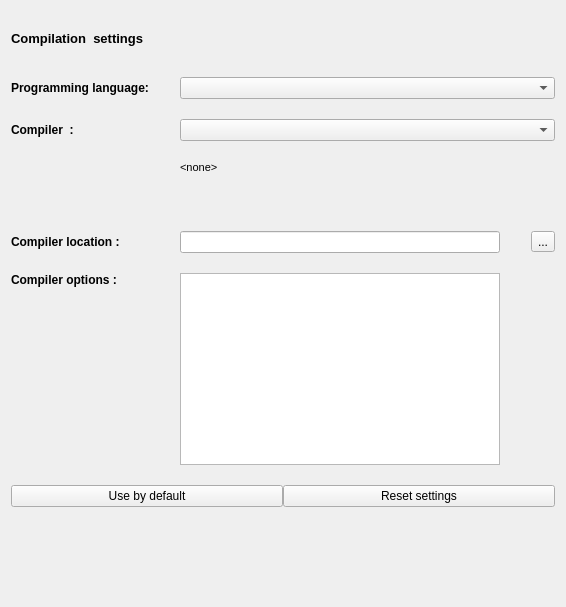
     <widget class="QWidget" name="tab">
      <attribute name="title">
       <string>Compiler</string>
      </attribute>
      <layout class="QVBoxLayout" name="verticalLayout_2">
       <property name="spacing">
        <number>31</number>
       </property>
       <property name="topMargin">
        <number>31</number>
       </property>
       <property name="bottomMargin">
        <number>100</number>
       </property>
       <item>
        <widget class="QLabel" name="label_77">
         <property name="font">
          <font>
           <pointsize>10</pointsize>
           <weight>75</weight>
           <bold>true</bold>
          </font>
         </property>
         <property name="text">
          <string>Compilation  settings</string>
         </property>
        </widget>
       </item>
       <item>
        <layout class="QGridLayout" name="compilerOptionsGridLayout">
         <property name="sizeConstraint">
          <enum>QLayout::SetFixedSize</enum>
         </property>
         <property name="verticalSpacing">
          <number>20</number>
         </property>
         <item row="4" column="0">
          <widget class="QLabel" name="label_7">
           <property name="font">
            <font>
             <weight>75</weight>
             <bold>true</bold>
            </font>
           </property>
           <property name="text">
            <string>Compiler options :</string>
           </property>
           <property name="alignment">
            <set>Qt::AlignLeading|Qt::AlignLeft|Qt::AlignTop</set>
           </property>
          </widget>
         </item>
         <item row="3" column="1">
          <widget class="QLineEdit" name="compilerDirLineEdit">
           <property name="enabled">
            <bool>true</bool>
           </property>
          </widget>
         </item>
         <item row="3" column="2">
          <widget class="QToolButton" name="browseButton">
           <property name="text">
            <string>...</string>
           </property>
          </widget>
         </item>
         <item row="1" column="1" colspan="2">
          <widget class="QComboBox" name="compilerComboBox"/>
         </item>
         <item row="0" column="1" colspan="2">
          <widget class="QComboBox" name="languageComboBox"/>
         </item>
         <item row="3" column="0">
          <widget class="QLabel" name="label_9">
           <property name="font">
            <font>
             <weight>75</weight>
             <bold>true</bold>
            </font>
           </property>
           <property name="text">
            <string>Compiler location :</string>
           </property>
          </widget>
         </item>
         <item row="2" column="1">
          <widget class="QLabel" name="compilerInfo">
           <property name="minimumSize">
            <size>
             <width>320</width>
             <height>50</height>
            </size>
           </property>
           <property name="maximumSize">
            <size>
             <width>320</width>
             <height>50</height>
            </size>
           </property>
           <property name="text">
            <string>&lt;!DOCTYPE HTML PUBLIC &quot;-//W3C//DTD HTML 4.0//EN&quot; &quot;http://www.w3.org/TR/REC-html40/strict.dtd&quot;&gt;
&lt;html&gt;&lt;head&gt;&lt;meta name=&quot;qrichtext&quot; content=&quot;1&quot; /&gt;&lt;style type=&quot;text/css&quot;&gt;
p, li { white-space: pre-wrap; }
&lt;/style&gt;&lt;/head&gt;&lt;body style=&quot; font-family:'MS Shell Dlg 2'; font-size:8.25pt; font-weight:400; font-style:normal;&quot;&gt;
&lt;p style=&quot; margin-top:0px; margin-bottom:0px; margin-left:0px; margin-right:0px; -qt-block-indent:0; text-indent:0px;&quot;&gt;&lt;span style=&quot; font-size:8pt;&quot;&gt;&amp;lt;none&amp;gt;&lt;/span&gt;&lt;/p&gt;&lt;/body&gt;&lt;/html&gt;</string>
           </property>
           <property name="alignment">
            <set>Qt::AlignLeading|Qt::AlignLeft|Qt::AlignTop</set>
           </property>
          </widget>
         </item>
         <item row="4" column="1">
          <widget class="QPlainTextEdit" name="compilerOptionsEdit">
           <property name="horizontalScrollBarPolicy">
            <enum>Qt::ScrollBarAlwaysOff</enum>
           </property>
           <property name="documentTitle">
            <string notr="true"/>
           </property>
           <property name="undoRedoEnabled">
            <bool>true</bool>
           </property>
           <property name="plainText">
            <string notr="true"/>
           </property>
          </widget>
         </item>
         <item row="0" column="0">
          <widget class="QLabel" name="label_10">
           <property name="font">
            <font>
             <weight>75</weight>
             <bold>true</bold>
            </font>
           </property>
           <property name="text">
            <string>Programming language:</string>
           </property>
          </widget>
         </item>
         <item row="1" column="0">
          <widget class="QLabel" name="label_20">
           <property name="font">
            <font>
             <weight>75</weight>
             <bold>true</bold>
            </font>
           </property>
           <property name="text">
            <string>Compiler  :</string>
           </property>
          </widget>
         </item>
         <item row="5" column="0" colspan="3">
          <layout class="QHBoxLayout" name="horizontalLayout" stretch="1,1">
           <item>
            <widget class="QPushButton" name="defaultUsePushButton">
             <property name="sizePolicy">
              <sizepolicy hsizetype="Minimum" vsizetype="Fixed">
               <horstretch>1</horstretch>
               <verstretch>0</verstretch>
              </sizepolicy>
             </property>
             <property name="text">
              <string>Use by default</string>
             </property>
            </widget>
           </item>
           <item>
            <widget class="QPushButton" name="compilerResetPushButton">
             <property name="sizePolicy">
              <sizepolicy hsizetype="Minimum" vsizetype="Fixed">
               <horstretch>1</horstretch>
               <verstretch>0</verstretch>
              </sizepolicy>
             </property>
             <property name="text">
              <string>Reset settings</string>
             </property>
            </widget>
           </item>
          </layout>
         </item>
        </layout>
       </item>
      </layout>
     </widget>
